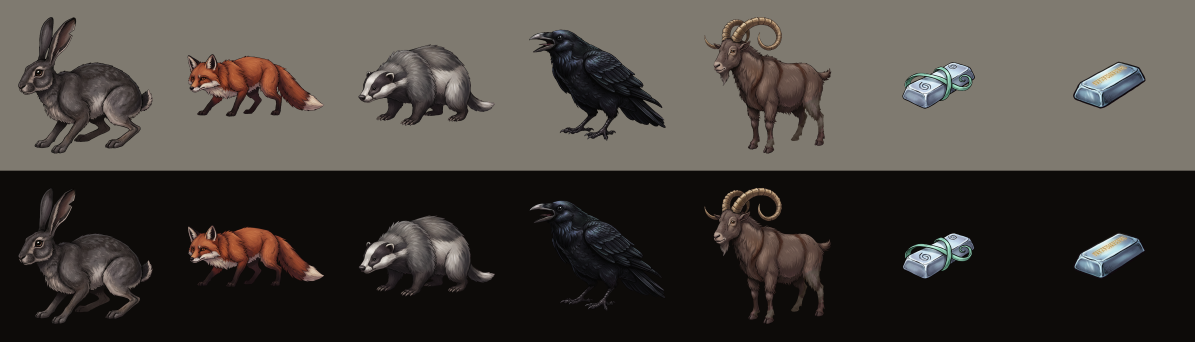
#> input picture check_animals_items.png, 3584 x 1024 px, given in place of general_store.png, which was not available (shown at 1/3 size)
$ python build_gallery_mobile.py
#> lines starting #> are read from the running program, lines starting #| are printed output that depends on the picture
import os
import io
import json
import base64
from PIL import Image

repo_dir = r"C:\Users\pissio\Creazione-Gioco-RPG-"
art_dir = r"C:\Users\pissio\.gemini\antigravity\brain\e03af584-5236-484d-a399-ef89e16e8081"
json_path = os.path.join(art_dir, "images", "mobile_gallery_data.json")

def png_to_b64(path, max_dim=450):
#> called with max_dim = 450
    img = Image.open(path)
#> img is the input picture: PIL image 3584x1024 RGB; mean R, G, B 71.6, 66.8, 61.4
    if max_dim and (img.width > max_dim or img.height > max_dim):
        img.thumbnail((max_dim, max_dim), Image.Resampling.LANCZOS)
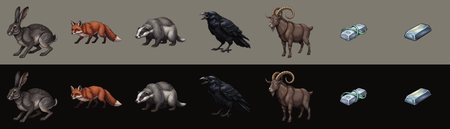
#> img: PIL image 450x129 RGB; mean R, G, B 71.6, 66.8, 61.4
    buf = io.BytesIO()
    img.save(buf, format="PNG", optimize=True)
    return base64.b64encode(buf.getvalue()).decode("ascii")

def jpg_to_b64(path, max_w=1600, quality=82):
    img = Image.open(path)
    if max_w and img.width > max_w:
        ratio = max_w / img.width
        img = img.resize((max_w, int(img.height * ratio)), Image.Resampling.LANCZOS)
    if img.mode in ("RGBA", "LA"):
        bg = Image.new("RGB", img.size, (0, 168, 89))
        bg.paste(img, mask=img.split()[3])
        img = bg
    else:
        img = img.convert("RGB")
    buf = io.BytesIO()
    img.save(buf, format="JPEG", quality=quality)
    return base64.b64encode(buf.getvalue()).decode("ascii")

# 1. Encode all fresh assets
npcs = {}
npc_files = ["general_store", "smith", "hunter", "mage"]
for nid in npc_files:
    p = os.path.join(repo_dir, "assets", "art", "npc", f"{nid}.png")
    npcs[nid] = png_to_b64(p, max_dim=450)
#> pass 2 of the loop `for nid in npc_files:`:
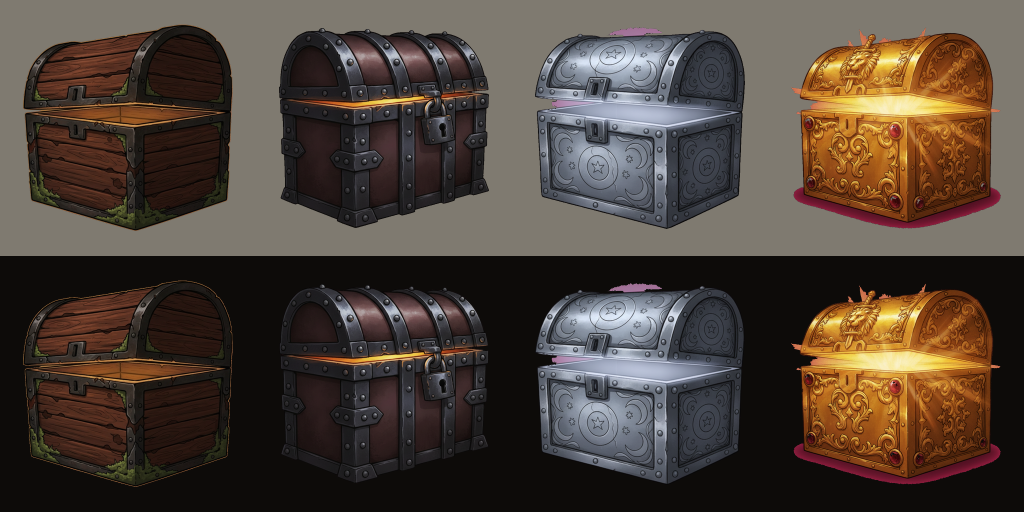
#> input picture check_chests.png, 2048 x 1024 px, given in place of smith.png, which was not available (shown at 1/2 size)
#> in png_to_b64, img is the input picture: PIL image 2048x1024 RGB; mean R, G, B 78.9, 66.6, 57.2
#> in png_to_b64 (call 2), `img.thumbnail((max_dim, max_dim), Image.Resampling.LANCZOS)`:
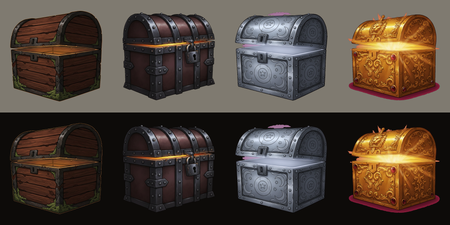
#> img: PIL image 450x225 RGB; mean R, G, B 79, 66.6, 57.2
#> (the run stopped early here; a loop or call above may not have finished)
